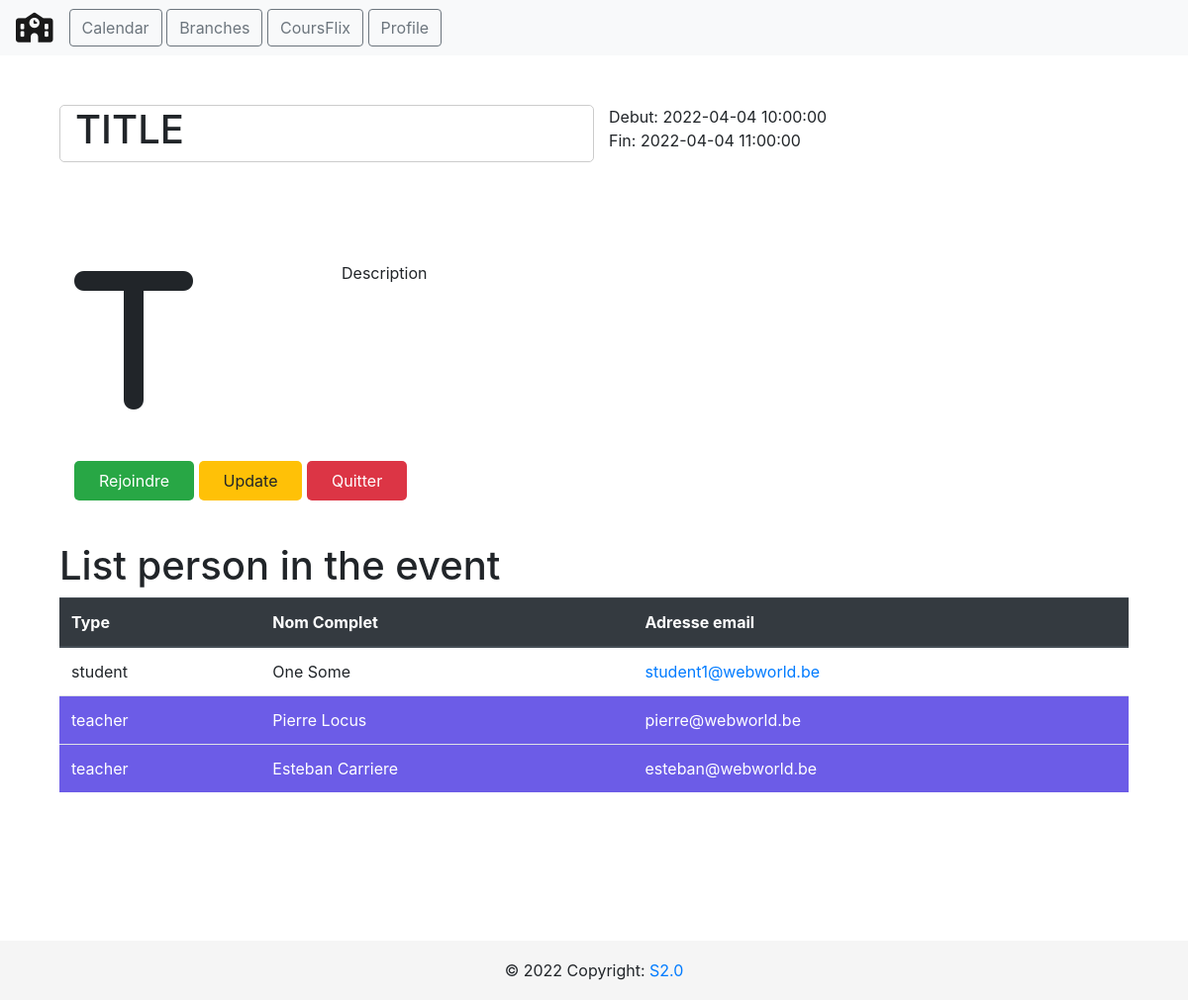
The page /calendar/event/2 on the database as committed earlier.
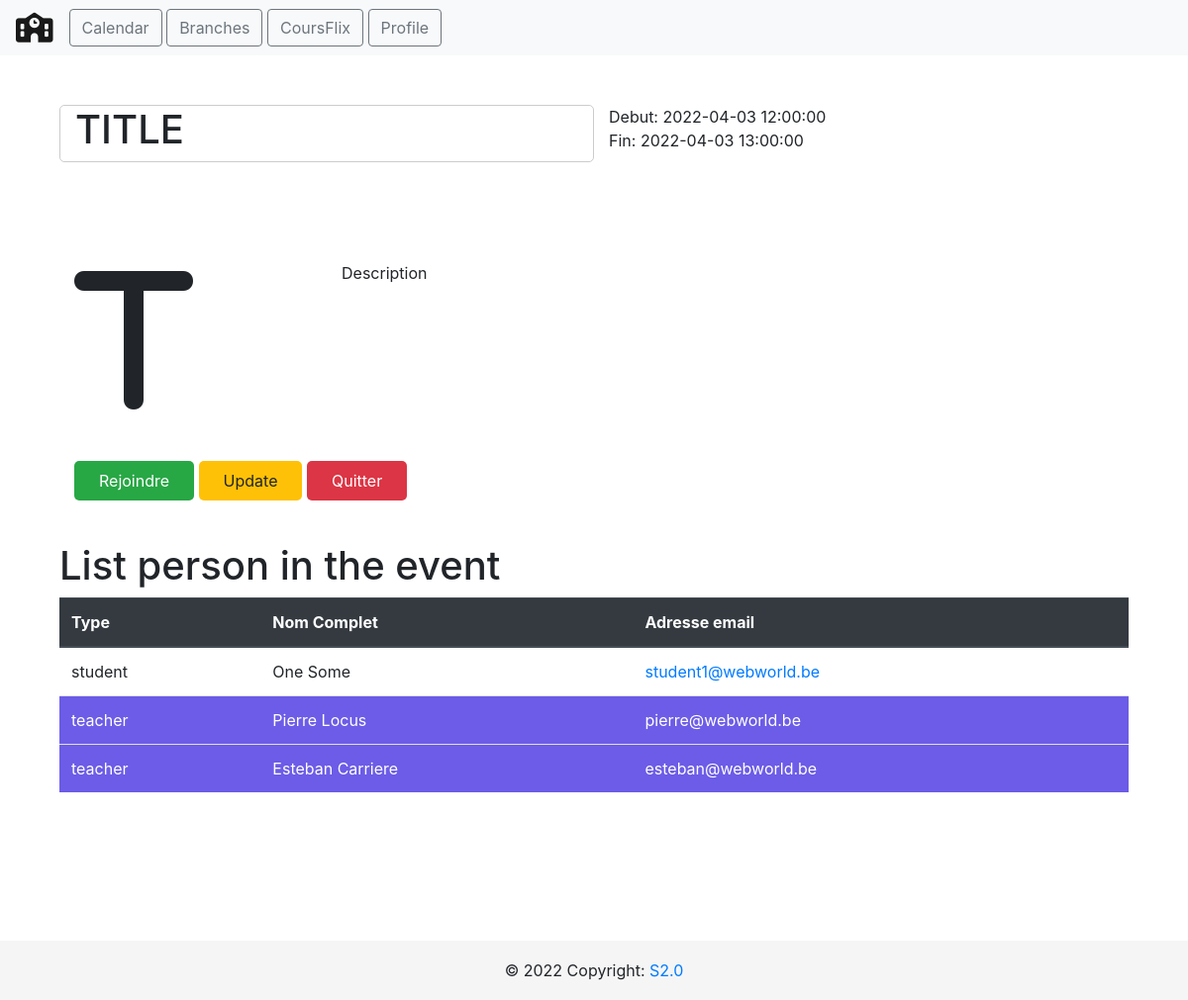
The same page on the database as committed later.
### tables this page shows
CREATE TABLE events (
                        event_id INTEGER NOT NULL, 
                        title VARCHAR(100), 
                        date_from INTEGER, 
                        date_to INTEGER, 
                        organizer INTEGER, event_description TEXT, category_id INTEGER, 
                        PRIMARY KEY (event_id)
                    );

CREATE TABLE person (
            person_id INTEGER NOT NULL, 
            lastname VARCHAR(100), 
            firstname VARCHAR(100), 
            person_type VARCHAR(100), 
            email VARCHAR(100), 
            phone VARCHAR(100), 
            passwords VARCHAR(100), 
            PRIMARY KEY (person_id)
        );

### app.py (the view)
@api.route("/calendar/event/<int:id>")
def get_event(id):
    cursor = db.cursor()
    cursor.execute("SELECT * FROM events WHERE event_id = {}".format(id))
    rows = cursor.fetchall()
    event = rows
    cursor.execute("SELECT * FROM event_attendes WHERE event_id = {}".format(id))
    rows = cursor.fetchall()
    person_attendes = rows
    persons = []
    for i in range(len(person_attendes)):
        cursor.execute(
            "SELECT * FROM person WHERE person_id = {}".format(person_attendes[i][2])
        )
        rows = cursor.fetchall()
        persons.append(
            {
                "id": rows[0][0],
                "lastname": rows[0][1],
                "firstname": rows[0][2],
                "person_type": rows[0][3],
                "email": rows[0][4],
            }
        )
    return render_template(
        "view_event.html",
        event={
            "event_id": event[0][0],
            "title": event[0][1],
            "start": event[0][2],
            "end": event[0][3],
            "organizer": event[0][4],
            "description": event[0][5],
            "category_id": event[0][6],
        },
        persons=persons,
    )

### templates/view_event.html (shortened to what this page needs)
{% extends "layout.html" %} {% block title %} {{event.title}} {% endblock %} {%
block head %} {{ super() }}
{% endblock %} {% block content %}
<section>
  <div class="container">
    <div class="row row-event event-header">
      <div class="col-md-6 event-title">
        <h1>{{event.title}}</h1>
      </div>
      <div class="col-md-6">
        <div class="row">
          <div class="col-md-12 event-date">Debut: {{event.start}}</div>
        </div>
        <div class="row">
          <div class="col-md-12 event-date">Fin: {{event.end}}</div>
        </div>
      </div>
    </div>
    <div class="row row-event">
      <div class="col-md-3 event-icon">
        <i class="fa-solid fa-{{event.title[0]|lower}} fa-10x"></i>
      </div>
      <div class="col-md-6 event-description">
        <div class="row">
          <div class="col-md-12">{{event.description}}</div>
        </div>
      </div>
    </div>
    <div class="row row-event">
      <div class="col-md-6">
        <a href="#" class="btn-event btn-success">Rejoindre</a>
        <a href="#" class="btn-event btn-warning" id="updater">Update</a>
        <a href="#" class="btn-event btn-danger">Quitter</a>
      </div>
    </div>
  </div>
</section>
<section>
  <div class="container">
    <div class="row">
      <div class="col-md-12">
        <h1>List person in the event</h1>
      </div>
    </div>
    <div class="row">
      <div class="col-md-12">
        <table class="table">
          <thead class="thead-dark">
            <th>Type</th>
            <th>Nom Complet</th>
            <th>Adresse email</th>
          </thead>
          <tbody>
            {% for person in persons %} {% if person.person_type == "teacher" %}
            <tr class="table-row-teacher">
              {%else %}
            <tr>
              {%endif %}
              <td>{{person.person_type}}</td>
              <td>{{person.firstname}} {{person.lastname}}</td>
              <td><a href="mailto:{{person.email}}">{{person.email}}</a></td>
            </tr>
            {% endfor %}
          </tbody>
        </table>
      </div>
    </div>
  </div>
</section>
{% endblock %}

### templates/layout.html (shortened to what this page needs)
<!DOCTYPE html>
<html lang="en">
<head>
    {% block head %}
    <link rel="stylesheet" href="./css/profile.css">
    <link href="//netdna.bootstrapcdn.com/font-awesome/3.2.1/css/font-awesome.css" rel="stylesheet">
    <link rel="stylesheet" href="https://cdn.jsdelivr.net/npm/bootstrap@4.3.1/dist/css/bootstrap.min.css">
    {% endblock %}
</head>
<body>
    <nav class="navbar navbar-light bg-light">
        <form class="form-inline">
            <a href="#" class="navbar-brand navbar-left">
                <i class="fa fa-school fa-xl"></i>
            </a>
            <span>
                <a href="/calendar">
                    <button class="btn btn btn-outline-secondary" type="button">
                        Calendar
                    </button>
                </a>
                <a href="/courses">
                    <button class="btn btn btn-outline-secondary" type="button">
                        Branches
                    </button>
                </a>
                <a href="/cursusflix">
                    <button class="btn btn btn-outline-secondary" type="button">
                        CoursFlix
                    </button>
                </a>
                <a href="/profile">
                    <button class="btn btn btn-outline-secondary" type="button">
                        Profile
                    </button>
                </a>
            </span>
        </form>
    </nav>
    <div class="container">
{% block content %}{% endblock %}
    </div>
    <footer class="footer">
        <div class="footer-copyright text-center">© 2022 Copyright:
          <a href="/">S2.0</a>
        </div>
      </footer>
</body>
</html>

### templates/css/profile.css (style rules this page uses)
body { color: #6F8BA4; margin-top:20px; }

### templates/layout.html (style rules this page uses)
footer { position: stick; bottom: 0; width: 100%; height: 60px; line-height: 60px; background-color: #f5f5f5; }
body { min-height: 100vh!important; }

### templates/view_event.html (style rules this page uses)
.row-event { margin: 50px auto; }
.event-title { border: 1px solid #ccc; border-radius: 5px; decoration: underline; }
.btn-event { min-width: 60px; padding: 10px 25px; border-radius: 5px; }
.table { margin-bottom: 150px; }
.table-row-teacher td { background-color: #6c5ce7; color: white; }
.table-row-teacher td a { color: white; decoration: none; }

Rows that differ between the two databases and show on the page:
changed events "TITLE": start "2022-04-04 10:00:00" → "2022-04-03 12:00:00"; end "2022-04-04 11:00:00" → "2022-04-03 13:00:00"
